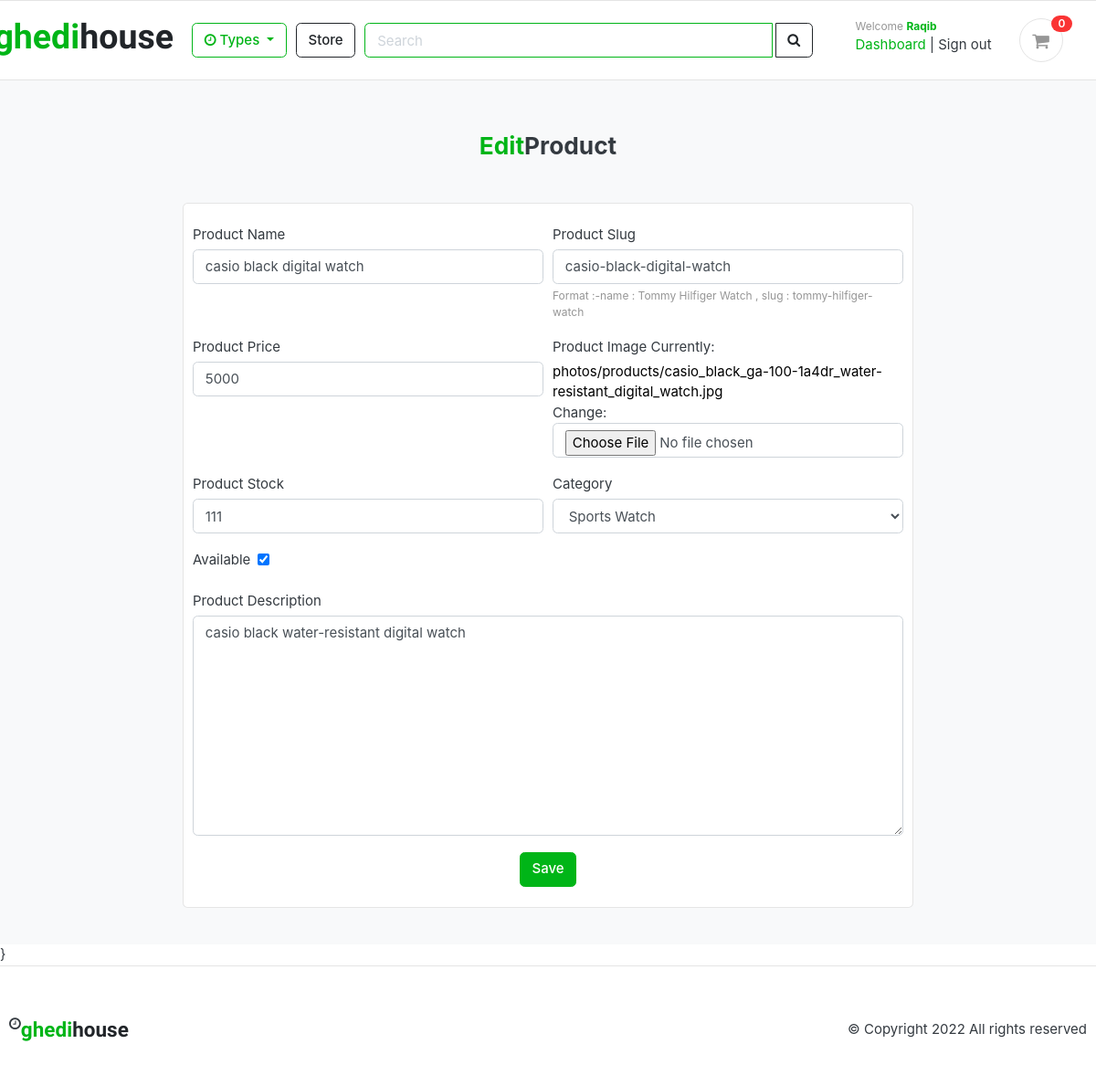
Page /manager/edit_product/3/ (signed in) on the earlier database version.
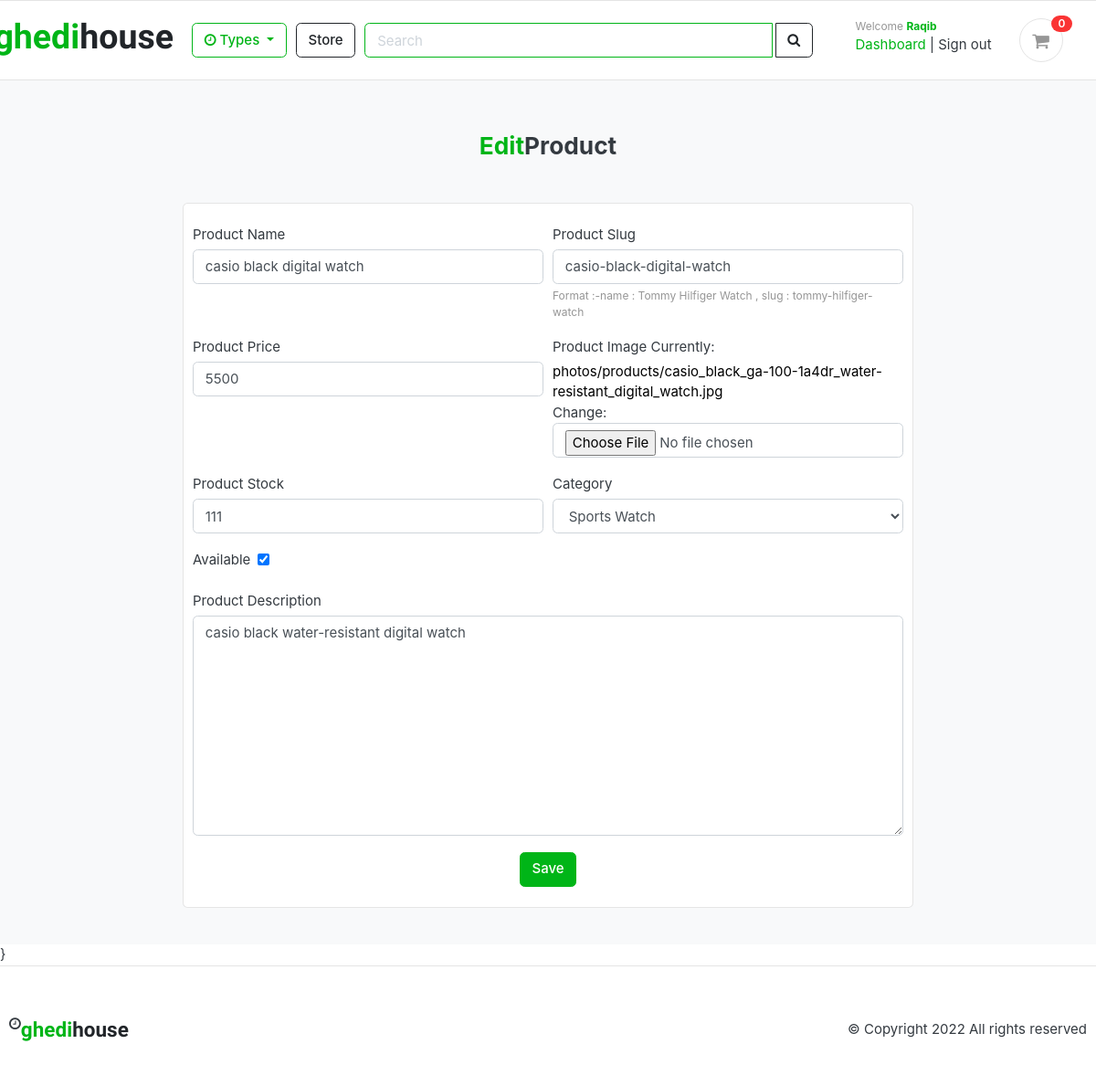
Same page on the later database version.
### store/models.py (models this page shows, shortened)
class Product(models.Model):
    product_name = models.CharField(max_length=200,unique=True)
    slug = models.SlugField(max_length=250,unique=True)
    description = models.TextField(max_length=500,blank=True)
    price = models.IntegerField()
    image = models.ImageField(upload_to='photos/products')
    stock = models.IntegerField()
    is_available = models.BooleanField(default=True)
    category = models.ForeignKey(Category,on_delete=models.CASCADE)
    created_date = models.DateTimeField(auto_now_add=True)
    modified_date = models.DateTimeField(auto_now=True)

### manager/views.py (the view, shortened to what this page needs)
# urls.py: path('edit_product/<int:product_id>/', edit_product, name='edit_product'),
@login_required(login_url='manager_login')
def edit_product(request,product_id):
    if request.user.is_superadmin:
      product = Product.objects.get(id=product_id)
      form = ProductForm(instance=product)
      context = {
        'product': product,
        'form': form
      }
      return render(request, 'manager/edit_product.html', context)
    else:
      return redirect('home')

### manager/forms.py
class ProductForm(forms.ModelForm):
  class Meta:
     model = Product
     fields = ['product_name', 'slug', 'description','image','price', 'category', 'stock', 'is_available']
  def __init__(self, *args, **kwargs):
    super(ProductForm, self).__init__(*args, **kwargs)
    for field in self.fields:
      self.fields[field].widget.attrs['class'] = 'form-control'
    self.fields['is_available'].widget.attrs['class'] = 'ml-2 mt-1 form-check-input'

### carts/context_processors.py (called while the page is built)
def counter(request):
    cart_count = 0
    if 'admin' in request.path:
        return {}
    else:
        try:
            cart = Cart.objects.filter(cart_id=_cart_id(request))
            if request.user.is_authenticated:
                   cart_items = CartItem.objects.all().filter(user=request.user)
            else:
                cart_items = CartItem.objects.all().filter(cart=cart[:1])
            for cart_item in cart_items:
                cart_count = cart_count + cart_item.quantity
        except Cart.DoesNotExist:
            cart_count = 0
    return dict(cart_count=cart_count)

### carts/views.py (called while the page is built)
def _cart_id(request):
    cart=request.session.session_key
    if not cart:
        cart = request.session.create()
    return cart

### templates/manager/edit_product.html (shortened to what this page needs)
{% extends 'base.html' %}
{% block content %}
<section class="section-content padding-y bg">
  <div class="container">
    <div class="mt-3 mb-5"><h3 class="text-center"><span class="text-success">Edit</span>Product</h3></div>
    <div class="row d-flex justify-content-center">
      <div class="col-8 card">
        <div class="mt-4 mb-4">
        <form action="{% url 'edit_product' product.id %}" method="POST" enctype="multipart/form-data">
          <div class="form-row">
            <div class="form-group col-md-6">
              <label for="id_name">Product Name</label>
              {{ form.product_name }}
            </div>
            <div class="form-group col-md-6">
              <label for="product_slug">Product Slug</label>
              {{ form.slug }}
              <small id="product_slug" class="form-text text-muted">Format :-name : Tommy Hilfiger Watch , slug : tommy-hilfiger-watch </small>
            </div>
          </div>
          <div class="form-row">
            <div class="form-group col-md-6">
              <label for="product_price">Product Price</label>
              {{ form.price }}
            </div>
            <div class="form-group col-md-6">
              <label for="product_image">Product Image</label>
              {{ form.image }}
            </div>
            <div class="form-group col-md-6">
              <label for="product_stock">Product Stock</label>
              {{ form.stock }}
            </div>
            <div class="form-group col-md-6">
              <label for="product_category">Category</label>
              {{ form.category }}
            </div>
            <div class="form-group col-md-6">
              <label for="id_is_available">Available</label>
              {{ form.is_available }}
            </div>
          </div>
          <div class="form-group">
            <label for="product_description">Product Description</label>
            {{ form.description }}
          </div>
          <div class="text-center">
            <button type="submit" class="btn btn-success">Save</button>
          </div>
        </form>
        </div>
      </div>
    </div>
  </div>
</section>
{% endblock content %}

Differences in the rows shown:
changed Product "casio black digital watch": price "5000" → "5500"
